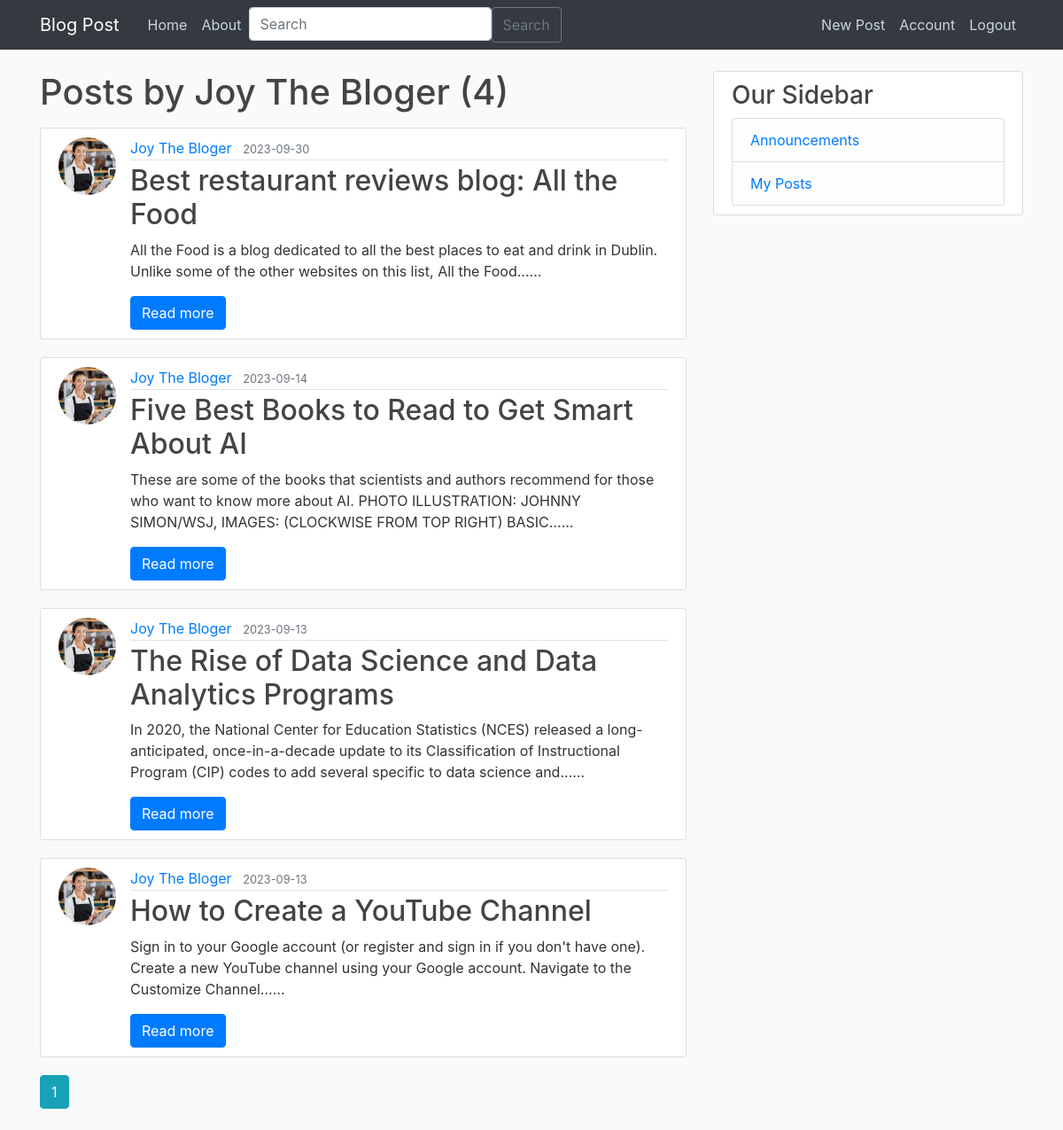
Page /user/Joy The Bloger (signed in) on the committed database.
### flaskproject/models.py (models this page shows, shortened)
class User(db.Model, UserMixin):
    id = db.Column(db.Integer, primary_key=True)
    username = db.Column(db.String(20), unique=True, nullable=False)
    email = db.Column(db.String(120), unique=True, nullable=False)
    image_file = db.Column(db.String(20), nullable=False, default="default.jpg")
    password = db.Column(db.String(60), nullable=False)
    posts = db.relationship("Post", backref="author", lazy=True)

class Post(db.Model):
    id = db.Column(db.Integer, primary_key=True)
    title = db.Column(db.String(100), nullable=False)
    date_posted = db.Column(db.DateTime, nullable=False, default=datetime.utcnow)
    content = db.Column(db.Text, nullable=False)
    user_id = db.Column(db.Integer, db.ForeignKey("user.id"), nullable=False)
    def short_content(self):
        return " ".join(self.content.split()[:30])

### flaskproject/users/routes.py (the view)
@users.route("/user/<string:username>")
def user_posts(username):
    page = request.args.get("page", 1, type=int)
    user = User.query.filter_by(username=username).first_or_404()
    posts = (
        Post.query.filter_by(author=user)
        .order_by(Post.date_posted.desc())
        .paginate(page=page, per_page=5)
    )
    return render_template("user_posts.html", posts=posts, user=user)

### flaskproject/posts/forms.py
class SearchForm(FlaskForm):
    searched = StringField("Searched", validators=[DataRequired()])
    submit = SubmitField("Submit")

### flaskproject/models.py (called while the page is built)
@login_manager.user_loader
def load_user(user_id):
    return User.query.get(int(user_id))

### flaskproject/posts/routes.py (called while the page is built)
@posts.app_context_processor
def base():
    form = SearchForm()
    return dict(form=form)

### flaskproject/templates/user_posts.html
{% extends "layout.html" %}
{% block content %}
    <h1 class="mb-3">Posts by {{ user.username }} ({{ posts.total }})</h1>
    {% for post in posts.items %}
        <article class="media content-section">
          <img class="rounded-circle article-img" src="{{ url_for('static', filename='profile_pics/' + post.author.image_file) }}">
          <div class="media-body">
            <div class="article-metadata">
              <a class="mr-2" href="{{ url_for('users.user_posts', username=post.author.username) }}">{{ post.author.username }}</a>
              <small class="text-muted">{{ post.date_posted.strftime('%Y-%m-%d') }}</small>
            </div>
            <h2><a class="article-title" href="{{ url_for('posts.post', post_id=post.id) }}">{{ post.title }}</a></h2>
            {% if post.content|length > 100 %}
              <p class="card-text">{{ post.short_content() }}......</p>
              <a href="{{ url_for('posts.post', post_id=post.id) }}" class="btn btn-primary">Read more</a>
            {% else %}
              <p class="card-text">{{post.content}}</p>
            {% endif %}
          </div>
        </article>
    {% endfor %}
    {% for page_num in posts.iter_pages(left_edge=1, right_edge=1, left_current=1, right_current=2) %}
      {% if page_num %}
        {% if posts.page == page_num %}
          <a class="btn btn-info mb-4" href="{{ url_for('users.user_posts', username=user.username, page=page_num) }}">{{ page_num }}</a>
        {% else %}
          <a class="btn btn-outline-info mb-4" href="{{ url_for('users.user_posts', username=user.username, page=page_num) }}">{{ page_num }}</a>
        {% endif %}
      {% else %}
        ...
      {% endif %}
    {% endfor %}
{% endblock content %}

### flaskproject/static/main.css (style rules this page uses)
body { background: #fafafa; color: #333333; margin-top: 5rem; }
h1, h2, h3, h4, h5, h6 { color: #444444; }
.content-section { background: #ffffff; padding: 10px 20px; border: 1px solid #dddddd; border-radius: 3px; margin-bottom: 20px; }
.article-title { color: #444444; }
.article-img { height: 65px; width: 65px; margin-right: 16px; }
.article-metadata { padding-bottom: 1px; margin-bottom: 4px; border-bottom: 1px solid #e3e3e3 }

### rows in the picture
User: username "Joy The Bloger"
Post: image_file (picture), author.username "Joy The Bloger", date_posted "2023-09-30", title "Best restaurant reviews blog: All the Food", short_content "All the Food is a blog dedicated to all the best places to eat and drink in Dublin. Unlike some of the other websites on this list, All the Food"
Post: image_file (picture), author.username "Joy The Bloger", date_posted "2023-09-14", title "Five Best Books to Read to Get Smart About AI", short_content "These are some of the books that scientists and authors recommend for those who want to know more about AI. PHOTO ILLUSTRATION: JOHNNY SIMON/WSJ, IMAGES: (CLOCKWISE FROM TOP RIGHT) BASIC"
Post: image_file (picture), author.username "Joy The Bloger", date_posted "2023-09-13", title "The Rise of Data Science and Data Analytics Programs", short_content "In 2020, the National Center for Education Statistics (NCES) released a long-anticipated, once-in-a-decade update to its Classification of Instructional Program (CIP) codes to add several specific to data science and"
Post: image_file (picture), author.username "Joy The Bloger", date_posted "2023-09-13", title "How to Create a YouTube Channel", short_content "Sign in to your Google account (or register and sign in if you don't have one). Create a new YouTube channel using your Google account. Navigate to the Customize Channel"

### other values in the picture
{{ posts.total }} "4"
{{ page_num }} "1"
